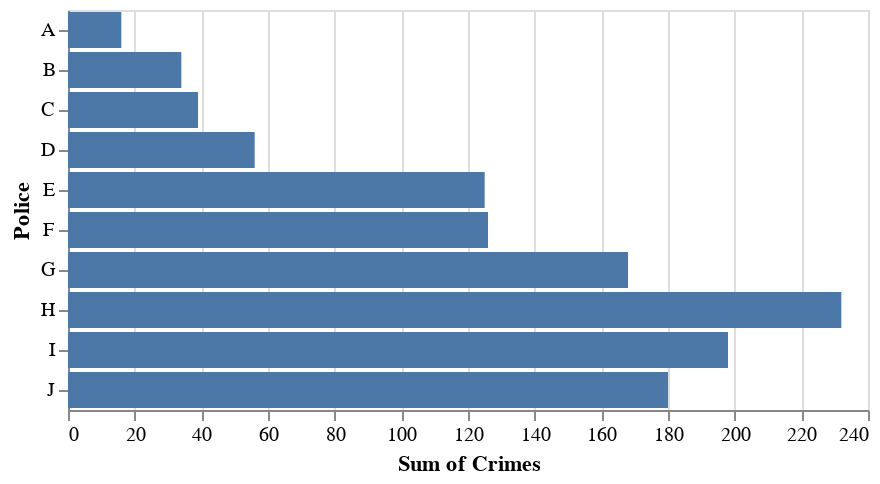

Notebook code for this chart:
### Code cell
alt.Chart(dfmap).mark_bar().encode(
    x = 'sum(Crimes)',
    y = 'Police',
)

### Figure 1 — Vega-Lite specification as saved in the notebook (floating-point values rounded to 4 significant figures; data arrays with more than 128 entries replaced by an {"elided": "..."} marker saying what was removed)
{"config": {"view": {"continuousWidth": 400, "continuousHeight": 300}}, "data": {"name": "data-6052f624ebc2325a17e5161eb50f39ff"}, "mark": "bar", "encoding": {"x": {"type": "quantitative", "aggregate": "sum", "field": "Crimes"}, "y": {"type": "nominal", "field": "Police"}}, "$schema": "https://vega.github.io/schema/vega-lite/v4.0.2.json", "datasets": {"data-6052f624ebc2325a17e5161eb50f39ff": {"elided": "199 records"}}}
